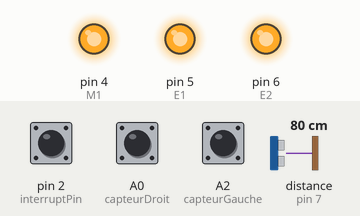
This sketch was run on a simulated Arduino Uno, built with avr-gcc and run on an emulated ATmega328P. On the bench: output pins drawn as LEDs (lit = HIGH). Wiring (inferred from the names in the program): ultrasonic range finder: trigger pin 7; echo pin 7. The test bench sets the inputs (shaded band); at power-on: distance to the obstacle (sensor on pin 7) 80 cm, pin 2 (interruptPin) HIGH, A0 (capteurDroit) HIGH, A2 (capteurGauche) HIGH. The echo pulse lasts 58.3 µs per cm.

Above: at 1.2 s.
1.3 s: distance to the obstacle (sensor on pin 7) set to 12 cm
2.8 s: distance to the obstacle (sensor on pin 7) set to 9 cm
At 3.3 s:
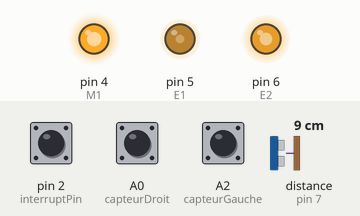
4.3 s: pin 2 (interruptPin) pulled LOW for 0.15 s
At 5.6 s:
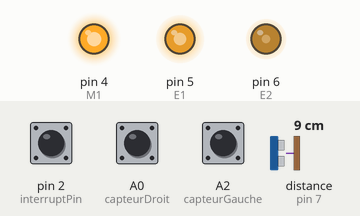
Timing chart, 0 to 7.3 s (numbered marks = the images above; inputs shaded):
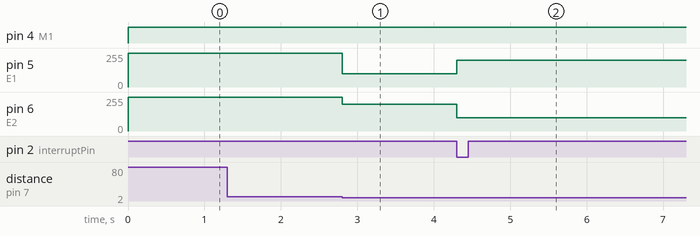

The sketch:

bababw.ino
```cpp
//VARIABLES MOTEUR
int M1 = 4; //moteur droit connecté au pin4
int M2 = 7; //moteur gauche connecté au pin 7
int E1 = 5; //controle vitesse moteur droit
int E2 = 6; //controle vitesse moteur droit gauche

// Variables line finder
const int capteurDroit = A0; // Connecter le capteur Droit en A0
const int capteurGauche = A2; // Connecter le capteur Gauche en A

// Configuration de la broche d'interruption
#define interruptPin 2
volatile bool interruptFlag = false;
void interruptFunction() {
  interruptFlag = true;
}

// VARIABLES ET CONSTANTE UKTRASONNIC
const int S = 7; //droit
long microsecondsToInches(long microseconds) { return microseconds / 74 / 2; }
long microsecondsToCentimeters(long microseconds) {return microseconds / 29 / 2; }

void setup() {

  //moteur
  pinMode (M1, OUTPUT); //moteur droit en sortie
  pinMode (M2, OUTPUT); //moteur gauche en sortie
  Serial.begin(9600); // Initialise la communication série à 9600 bauds

//line finder
  pinMode(capteurDroit, INPUT); //capteur droit recois le signal lumineux
  pinMode(capteurGauche, INPUT); //capteur gauche recois le signal lumineux
  Serial.begin(9600);

// Configuration de la broche d'interruption faisait agire le code ultrason quand la tension baisse(donc la distance)
  pinMode(interruptPin, INPUT_PULLUP);
  attachInterrupt(digitalPinToInterrupt(interruptPin), interruptFunction, FALLING);

}


void loop() {

int etatDroit = digitalRead(capteurDroit); // Lit état capteur droit
int etatGauche = digitalRead(capteurGauche); // Lit état capteur gauche

  if (etatGauche == LOW && etatDroit == LOW) { // les deux HORS ligne --> AVANCER
    digitalWrite(M1, HIGH);
    analogWrite(E1, 255);
    digitalWrite(M2, HIGH);
    analogWrite(E2, 255);
  }

  else if (etatGauche == LOW && etatDroit == HIGH) { //droit SURligne -->DROITE (roue gauche va moins vite)
		digitalWrite(M1, HIGH);
    analogWrite(E1, 100);
    digitalWrite(M2, HIGH);
    analogWrite(E2, 200);
  }

 else if (etatGauche == HIGH && etatDroit == LOW) { //gauche sur ligneligne -->gauche   (roue droite va moin vite)
		digitalWrite(M1, HIGH);
    analogWrite(E1, 200);
    digitalWrite(M2, HIGH);
    analogWrite(E2, 100);
}

else if (etatGauche == HIGH && etatDroit == HIGH) { // les deux surligne --> AVANCER
     digitalWrite(M1, HIGH);
    analogWrite(E1, 255);
    digitalWrite(M2, HIGH);
    analogWrite(E2, 255);
}
delay(5);

  float distance = 0;
  long duration = 0;
while (distance < 10) {
long duration, distancei, distance;

  pinMode(S, OUTPUT);
  digitalWrite(S, LOW);
  delayMicroseconds(2);
  digitalWrite(S, HIGH);
  delayMicroseconds(5);
  digitalWrite(S, LOW);

  pinMode(S, INPUT);
  duration = pulseIn(S, HIGH);

  distancei = microsecondsToInches(duration);
  distance = microsecondsToCentimeters(duration);

    if (distance < 4 || interruptFlag)  { //gauche sur ligneligne -->gauche   (roue droite va moin vite)
		digitalWrite(M1, HIGH);
    analogWrite(E1, 200);
    digitalWrite(M2, HIGH);
    analogWrite(E2, 100);
}

else if (distance < 10 && distance > 7) { //droit SURligne -->DROITE (roue gauche va moins vite)
		digitalWrite(M1, HIGH);
    analogWrite(E1, 100);
    digitalWrite(M2, HIGH);
    analogWrite(E2, 200);
  }

    else if (distance > 4 && distance < 7) { // les deux HORS ligne --> AVANCER
    digitalWrite(M1, HIGH);
    analogWrite(E1, 255);
    digitalWrite(M2, HIGH);
    analogWrite(E2, 255);
  }
  }
  delay(100);

  // Réinitialiser le drapeau d'interruption
    interruptFlag = false;
    delay(5);
}
```

Measured:
- the behaviour switches between 11 and 10 cm on distance to the obstacle (sensor on pin 7) (found by bisection; images 0 and 1)
- after the input at 1.3 s, every drawn part: stays the same
- after the input at 2.8 s, pin 5 (E1): 255/255 → 100/255 at once; pin 6 (E2): 255/255 → 200/255 at once
- after the input at 4.3 s, pin 5 (E1): 100/255 → 200/255 at once; pin 6 (E2): 200/255 → 100/255 at once
